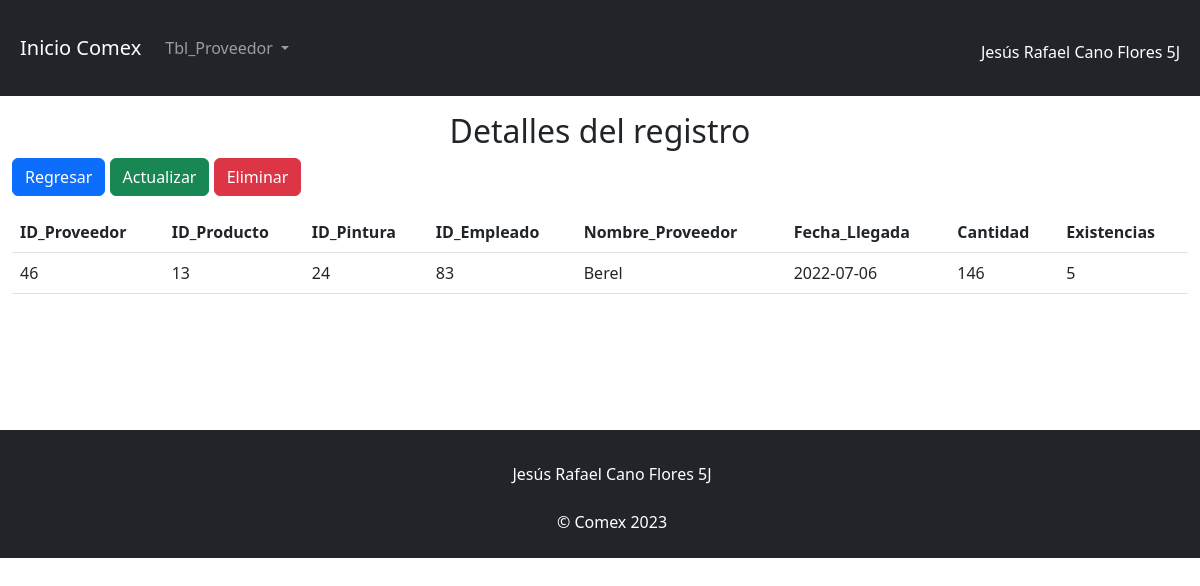
/view/username/show.php?id=2, run on the app's committed database.
### tables this page shows
CREATE TABLE `tbl_proveedor` (
  `id_proveedor` int(3) NOT NULL,
  `id_producto` int(3) NOT NULL,
  `id_pintura` int(3) NOT NULL,
  `id_empleado` int(3) NOT NULL,
  `nombre_proveedor` varchar(500) NOT NULL,
  `fecha_llegada` date NOT NULL,
  `cantidad` int(3) NOT NULL,
  `existencias` int(3) NOT NULL,
  `id` int(11) NOT NULL
);

### config/db.php (called while the page is built)
<?php
    class db{
        private $host= "localhost";
        private $dbname="bd_comex";
        private $user="root";
        private $password="";
        public function conexion(){
            try{
                $PDO = new PDO("mysql:host=".$this->host.";dbname=".$this->dbname,$this->user,$this->password);
                return $PDO;
            }catch(PDOException $e){
                return $e->getMessage();
            }
        }
    }
?>

### controller/usernameController.php (called while the page is built, shortened)
<?php
    class usernameController{
        private $model;
        public function __construct()
        {
            require_once("c://xampp/htdocs/proyecto/model/usernameModel.php");
            $this->model = new usernameModel();
        }
        public function show($id){
            return ($this->model->show($id) != false) ? $this->model->show($id) : header("Location:index.php");
        }
    }
?>

### model/usernameModel.php (called while the page is built, shortened)
<?php
    class usernameModel{
        private $PDO;
        public function __construct()
        {
            require_once("c://xampp/htdocs/proyecto/config/db.php");
            $con = new db();
            $this->PDO = $con->conexion();
        }
        public function show($id){
            $stament = $this->PDO->prepare("SELECT * FROM tbl_proveedor where id = :id limit 1");
            $stament->bindParam(":id",$id);
            return ($stament->execute()) ? $stament->fetch() : false ;
        }
    }
?>

### view/username/show.php (the view, shortened to what this page needs)
<?php
    require_once("c://xampp/htdocs/proyecto/view/head/head.php");
    require_once("c://xampp/htdocs/proyecto/controller/usernameController.php");
    $obj = new usernameController();
    $date = $obj->show($_GET['id']);
?>
<h2 class="text-center">Detalles del registro</h2>
<div class="pb-3">
    <a href="index.php" class="btn btn-primary">Regresar</a>
    <a href="edit.php?id=<?= $date[8]?>" class="btn btn-success">Actualizar</a>
    <a class="btn btn-danger" data-bs-toggle="modal" data-bs-target="#exampleModal">Eliminar</a>
</div>
<table class="table container-fluid">
    <thead>
        <tr>
            <th scope="col">ID_Proveedor</th>
            <th scope="col">ID_Producto</th>
            <th scope="col">ID_Pintura</th>
            <th scope="col">ID_Empleado</th>
            <th scope="col">Nombre_Proveedor</th>
            <th scope="col">Fecha_Llegada</th>
            <th scope="col">Cantidad</th>
            <th scope="col">Existencias</th>
        </tr>
    </thead>
    <tbody>
        <tr>
            <td scope="col"><?= $date["id_proveedor"]?></td>
            <td scope="col"><?= $date["id_producto"]?></td>
            <td scope="col"><?= $date["id_pintura"]?></td>
            <td scope="col"><?= $date["id_empleado"]?></td>
            <td scope="col"><?= $date["nombre_proveedor"]?></td>
            <td scope="col"><?= $date["fecha_llegada"]?></td>
            <td scope="col"><?= $date["cantidad"]?></td>
            <td scope="col"><?= $date["existencias"]?></td>
        </tr>
    </tbody>
</table>
<?php
    require_once("c://xampp/htdocs/proyecto/view/head/footer.php");
?>

### data on the page
tbl_proveedor: id_proveedor "46", id_producto "13", id_pintura "24", id_empleado "83", nombre_proveedor "Berel", fecha_llegada "2022-07-06", cantidad "146", existencias "5"
